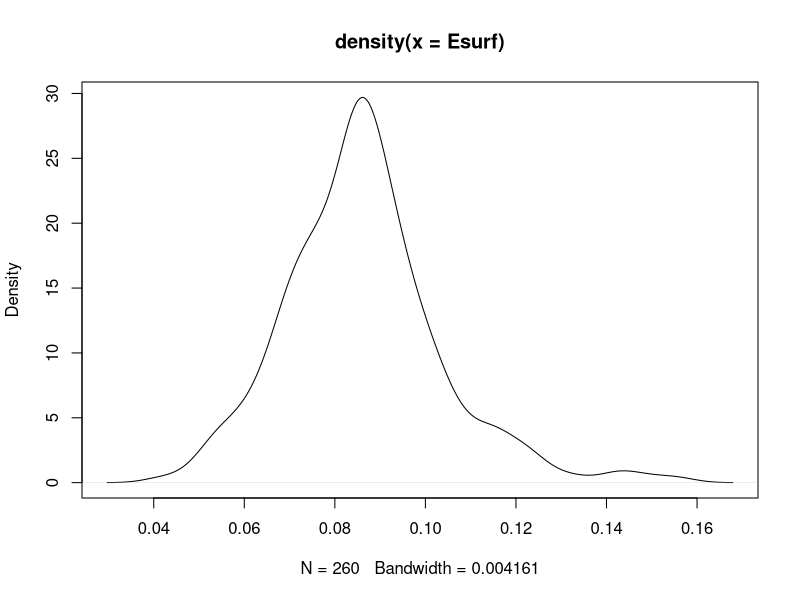
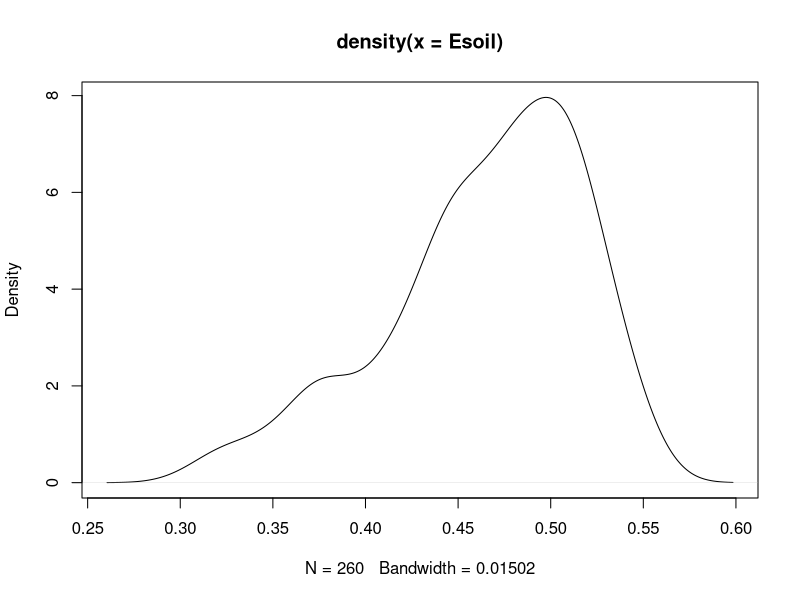
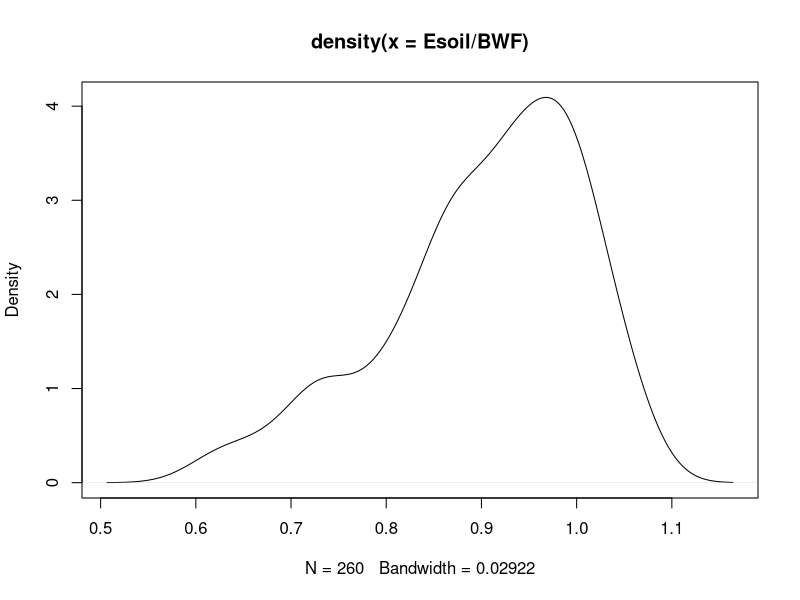
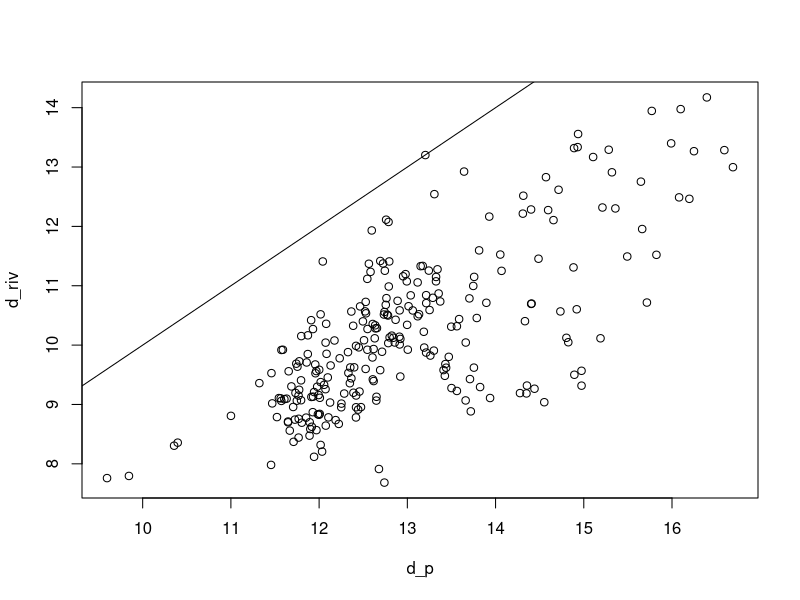
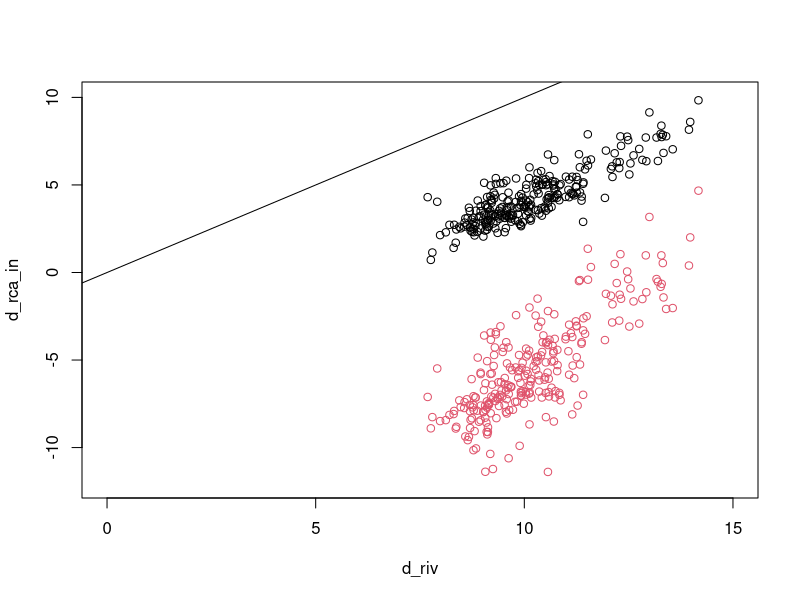
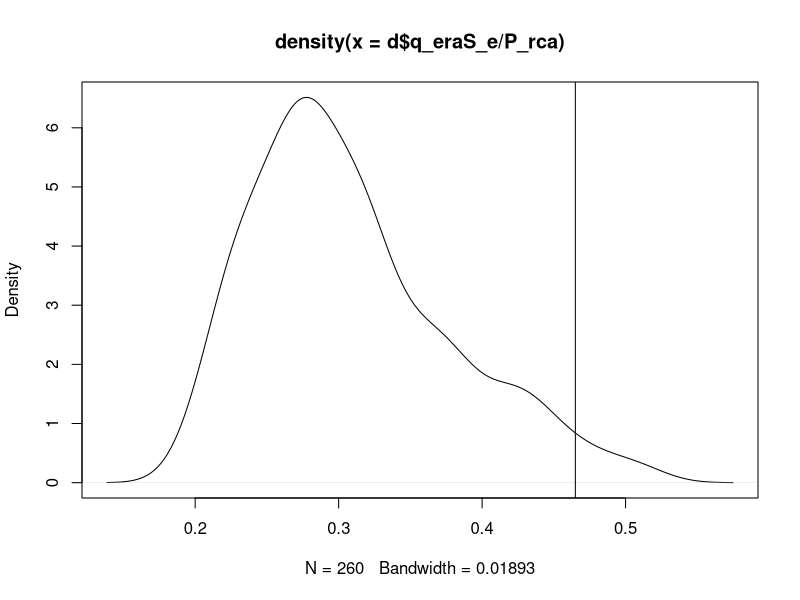

The R script that drew these images, in order:
d = read.csv("data/subset_HW_Q.csv")

Q_us1 <- 0
Q_us2 <- 0
d_us1 <- 0
d_us2 <- 0
theta_soil <- .898
theta_surf <- .583
h <- d$rh13_e / 100
P_rca <- d$P_eraS_e

# Esurf averages ~8% of precip, which is ~4x higher than in Steve's paper
Esurf <- d$EsufS_e / P_rca
plot(density(Esurf))

# Whoa! Average is close to 50% of precip, which is ~10x higher than Steve's 
# paper & just seems fundamentally impossible for soil evap
Esoil <- d$EsoilS_e / P_rca
plot(density(Esoil))

CWF <- 0.087
MWF <- 0.378
BWF <- 0.514

# Esoil is > 100% of BWF in some RCAs, which is physically impossible!
plot(density(Esoil / BWF))

d_p <- d$dppt13_e
d_riv = d$dex_riv_pred

# OK, this looks pretty good. River is always lower than precip, which is what
# we expect w/ some evap.
plot(d_p, d_riv)
abline(0, 1)

Q_in <- Q_us1 + Q_us2

# These check out
epsilon_soil <- (1 - h) * theta_soil * (-107) 
epsilon_soil
epsilon_surf <- (1 - h) * theta_surf * (-107)
epsilon_surf

# These effects are quite large, though, because the E fluxes in the data are huge
cap_d_surf <- (epsilon_surf/h) /
  (1 + ((CWF + MWF + (Q_in/P_rca) ) / Esurf) * ((1 - h)/h))
cap_d_surf

cap_d_soil <- (epsilon_soil/h) /
  (1 + (BWF / Esoil) * ((1 - h)/h))
cap_d_soil

d_cwf <- d_p + (cap_d_soil)
d_cwf

d_rca_in <- ( ((Q_us1/P_rca) * d_us1)
              + ((Q_us2/P_rca) * d_us2)
              + CWF*d_cwf
              + MWF*d_p ) /
  ( (Q_in/P_rca) + CWF + MWF )
d_rca_in

# With the prior values the D-excess of the inflow to the stream is already
# lower than the observed values. This is before accounting for the impact of
# surface water evap.
plot(d_riv, d_rca_in, xlim = c(0, 15), ylim = c(-12, 10))
abline(0, 1)

d_riv_mod <- d_rca_in + cap_d_surf
d_riv_mod

# Accounting for surface evap makes things even worse
points(d_riv, d_riv_mod, col = 2)

# At the same time, Stephen's numbers suggest that 47% of P becomes streamflow,
# whereas the ERA data shows an average closer to 30%. This is less problematic
# imho since I might expect that runoff ratio would be lower in much of the MRB
# than the global average.
plot(density(d$q_eraS_e / P_rca))
abline(v = CWF + MWF)

# So the MCMC is trying to accomplish 2 contrasting goals: reduce the amount
# of P that goes into streamflow (relative to the prior), and reduce the 
# evaporation losses to better match stream D-excess. This *should* drive an
# increase in non-fractionating land-atmosphere fluxes...namely I and T, which I
# think is what we've been seeing.

# I think the biggest concern is the soil evap prior from ERA5...those just are
# not plausible values. We should triple check their derivation, maybe trying to
# do a basic mass balance using the ERA data (i.e., check that w/in a grid cell
# P = Q + Esurf + Esoil + T + I using the values from ERA5 just to confirm that
# nothing is being double-counted here). If they add up, then maybe we need to 
# think about alternative approaches to specifying the priors on E. 